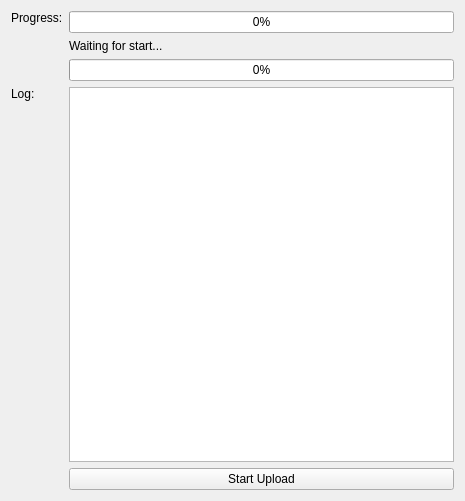
<?xml version="1.0" encoding="UTF-8"?>
<ui version="4.0">
 <class>NewProgramUpload</class>
 <widget class="QWidget" name="NewProgramUpload">
  <property name="geometry">
   <rect>
    <x>0</x>
    <y>0</y>
    <width>465</width>
    <height>501</height>
   </rect>
  </property>
  <property name="windowTitle">
   <string>Form</string>
  </property>
  <layout class="QVBoxLayout" name="verticalLayout">
   <item>
    <layout class="QGridLayout" name="gridLayout">
     <item row="1" column="0">
      <widget class="QLabel" name="label">
       <property name="text">
        <string>Progress:</string>
       </property>
       <property name="alignment">
        <set>Qt::AlignLeading|Qt::AlignLeft|Qt::AlignTop</set>
       </property>
      </widget>
     </item>
     <item row="1" column="1">
      <widget class="QProgressBar" name="progress_total">
       <property name="value">
        <number>0</number>
       </property>
      </widget>
     </item>
     <item row="4" column="1">
      <widget class="QListWidget" name="list_log"/>
     </item>
     <item row="4" column="0">
      <widget class="QLabel" name="label_4">
       <property name="text">
        <string>Log:</string>
       </property>
       <property name="alignment">
        <set>Qt::AlignLeading|Qt::AlignLeft|Qt::AlignTop</set>
       </property>
       <property name="buddy">
        <cstring>list_log</cstring>
       </property>
      </widget>
     </item>
     <item row="5" column="1">
      <widget class="QPushButton" name="button_start_upload">
       <property name="sizePolicy">
        <sizepolicy hsizetype="Minimum" vsizetype="Fixed">
         <horstretch>1</horstretch>
         <verstretch>0</verstretch>
        </sizepolicy>
       </property>
       <property name="text">
        <string>Start Upload</string>
       </property>
      </widget>
     </item>
     <item row="2" column="1">
      <widget class="QLabel" name="label_current_step">
       <property name="text">
        <string>Waiting for start...</string>
       </property>
      </widget>
     </item>
     <item row="3" column="1">
      <widget class="QProgressBar" name="progress_file">
       <property name="value">
        <number>0</number>
       </property>
      </widget>
     </item>
    </layout>
   </item>
  </layout>
 </widget>
 <tabstops>
  <tabstop>list_log</tabstop>
  <tabstop>button_start_upload</tabstop>
 </tabstops>
 <resources/>
 <connections/>
</ui>
